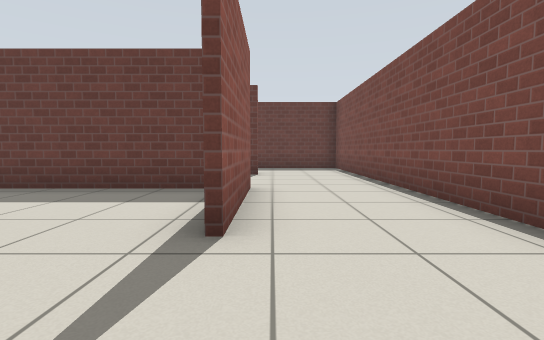
view 1 (above)

24 first-person views from a walk through a Gazebo world. The camera is 0.72 m above the floor, tilts 4° down and sees 85° across. The floor is counted in squares, 1 m on a side. Each view is taken from the middle of a square. On the plan, view 1 faces up. The plan holds only what a view shows up to about 10 squares ahead; the rest is blank. Gazebo's built-in surfaces are drawn with simple patterns. Simple shapes stand in for some stock models.

view 2
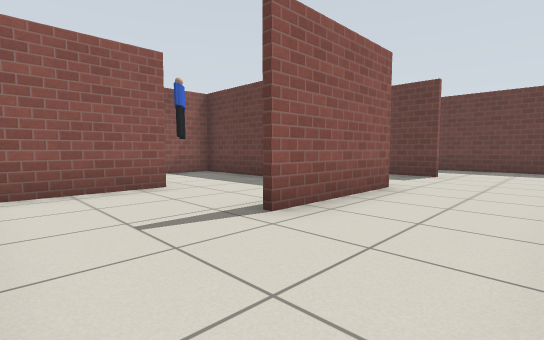

view 3
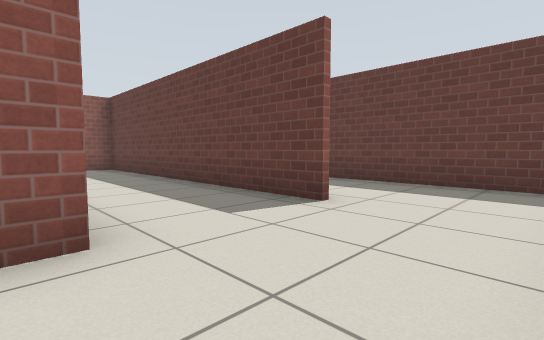

view 4
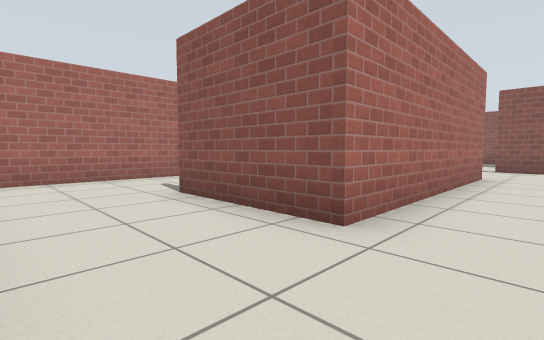

view 5
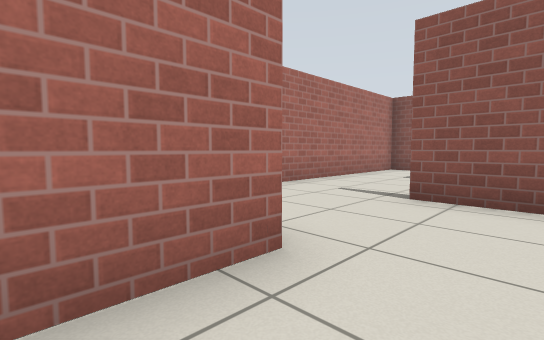

view 6
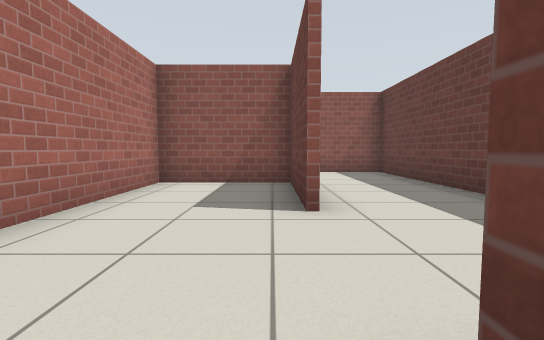

view 7
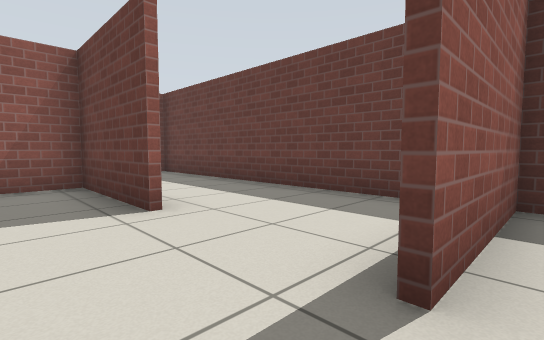

view 8
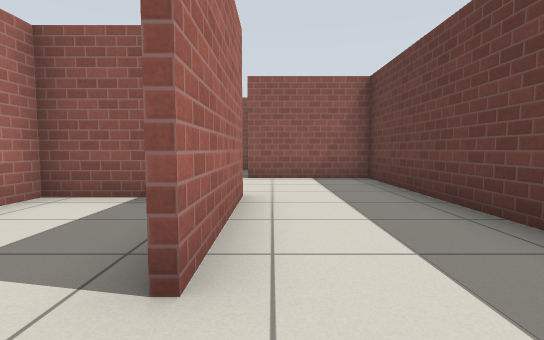

view 9
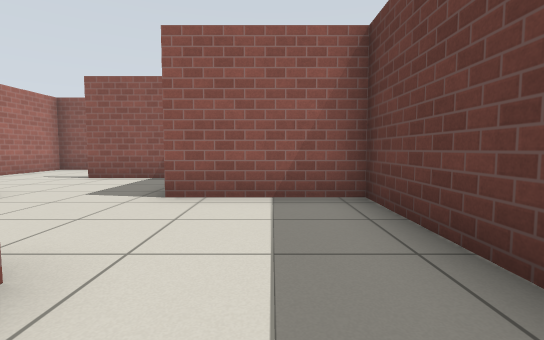

view 10
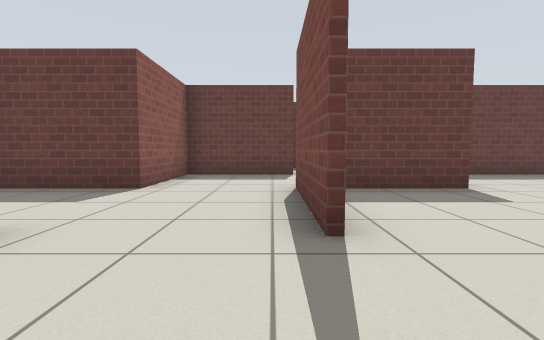

view 11
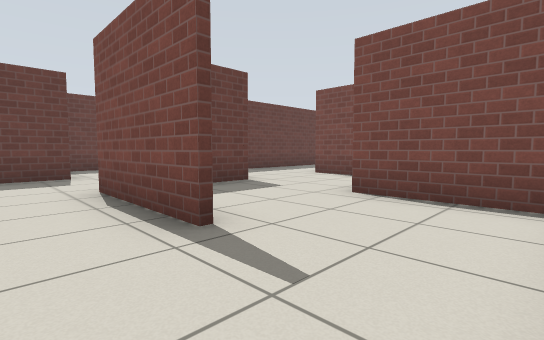

view 12
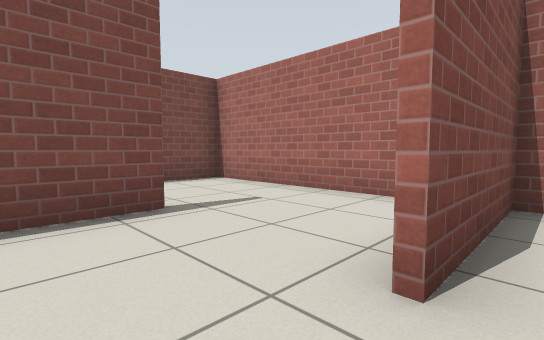

view 13
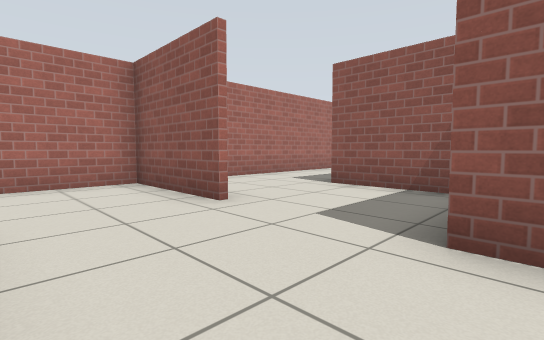

view 14
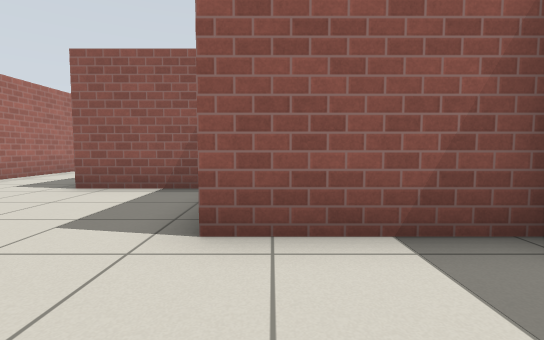

view 15
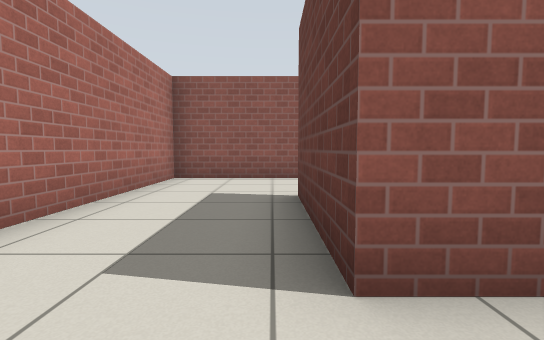

view 16
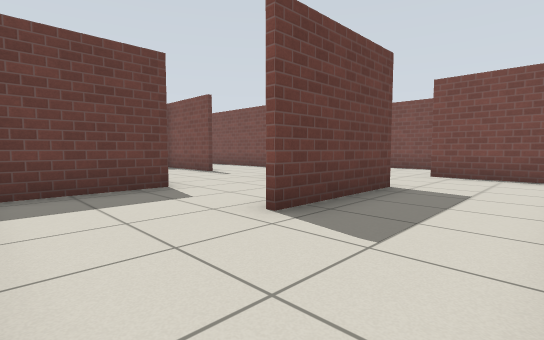

view 17
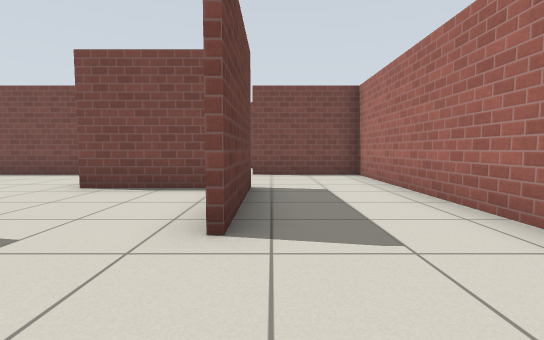

view 18
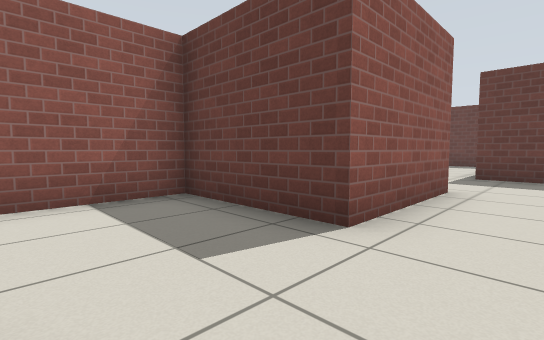

view 19
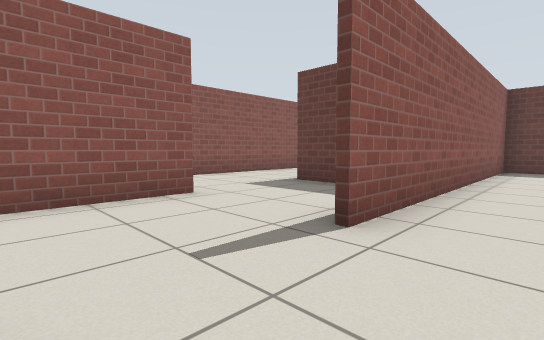

view 20
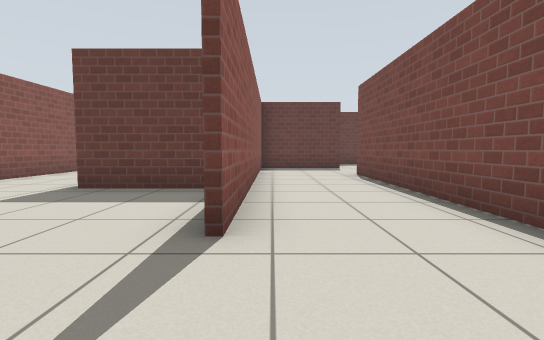

view 21
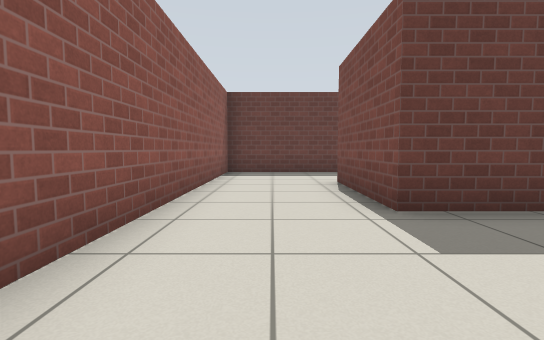

view 22
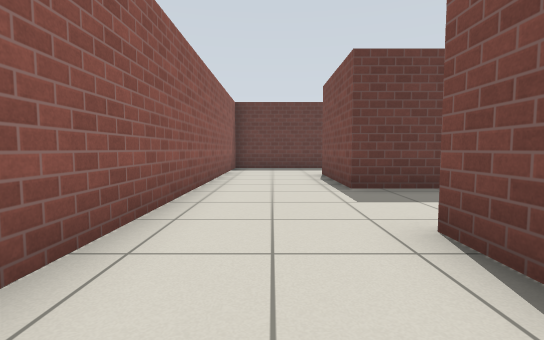

view 23
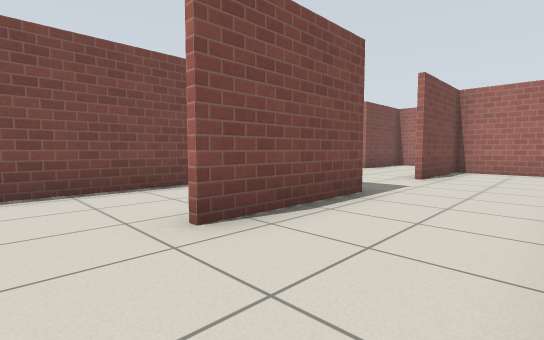

view 24
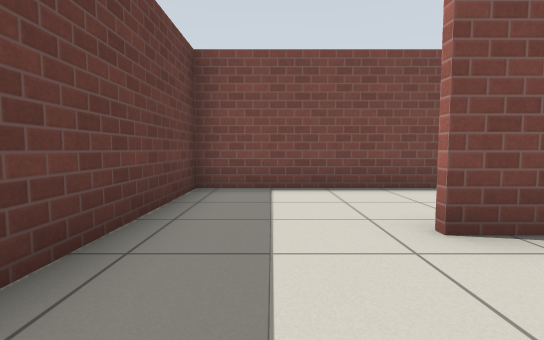

### Floor plan
Ten units are one square. View 1 is at (0, 0); x grows to the right and y downward. Boxes are objects, and circles mark ways between rooms. Rooms are numbered by the first view taken in them; rooms with no view inside come last. Other rooms are left out.
<svg viewBox="-339 -180 369 190">
<path fill="none" stroke="#000" d="M-66 -56 -4 -56 -4 -24M-94 -85 -94 -54M-34 -26 -34 -1M-11 -54 -35 -54M-4 -84 -184 -84 -184 -54M-124 -54 -154 -54 -154 -26 -98 -26M-20 4 17 4M25 -26 25 -101M17 -114 5 -114M-155 -56 -124 -56M-216 -24 -216 -46M-244 -26 -244 5M-214 -44 -214 -24M-250 4 -186 4 -186 -26M-184 -54 -208 -54M-274 -48 -274 -24M-244 -54 -270 -54M-216 -46 -216 -56M-214 -84 -244 -84 -244 -54M-274 -24 -306 -24M-276 -31 -276 -56M-304 -54 -334 -54 -334 4 -250 4M-246 5 -246 -26M-276 -84 -276 -89M-281 -114 -306 -114M-246 -74 -246 -146M-304 -86 -304 -54M-264 -174 -279 -174M-274 -175 -274 -84M-306 -114 -306 -146M-326 -56 -306 -56 -306 -86M-304 -174 -334 -174 -334 -75M-276 -129 -276 -175M-279 -174 -304 -174"/>
<circle cx="-250" cy="-35" r="3" fill="#2a7"/>
<circle cx="-235" cy="-50" r="3" fill="#2a7"/>
<circle cx="-265" cy="-20" r="3" fill="#2a7"/>
<circle cx="-295" cy="-50" r="3" fill="#2a7"/>
<circle cx="-310" cy="-95" r="3" fill="#2a7"/>
<circle cx="-310" cy="-155" r="3" fill="#2a7"/>
<text x="-60" y="-60">1</text>
<text x="-220" y="-20">2</text>
<text x="-260" y="-40">3</text>
<text x="-230" y="-60">4</text>
<text x="-300" y="-10">5</text>
<text x="-270" y="-100">6</text>
<text x="-320" y="-110">7</text>
<text x="-300" y="-140">8</text>
</svg>
Room 2 opens to room 3. Room 2 opens to room 4. Room 3 opens to room 5. Room 5 opens to room 6. Room 6 opens to room 7. Room 7 opens to room 8.

Where each view was taken, in squares from view 1:
view 1: 0 up, 0 right, facing up
view 2: 0 up, 2 right, facing up-left
view 3: 5 up, 2 right, facing up-left
view 4: 7 up, 2 right, facing down-left
view 5: 7 up, 5 left, facing down-left
view 6: 5 up, 9 left, facing left
view 7: 4 up, 9 left, facing up-left
view 8: 6 up, 11 left, facing left
view 9: 7 up, 14 left, facing left
view 10: 0 up, 22 left, facing up
view 11: 0 up, 23 left, facing up-right
view 12: 4 up, 25 left, facing down-right
view 13: 6 up, 22 left, facing down-left
view 14: 6 up, 22 left, facing left
view 15: 2 up, 26 left, facing left
view 16: 0 up, 33 left, facing up-right
view 17: 2 up, 33 left, facing right
view 18: 3 up, 29 left, facing up-left
view 19: 6 up, 26 left, facing up-left
view 20: 6 up, 27 left, facing up
view 21: 8 up, 32 left, facing up
view 22: 6 up, 32 left, facing up
view 23: 16 up, 33 left, facing down-right
view 24: 16 up, 33 left, facing right
